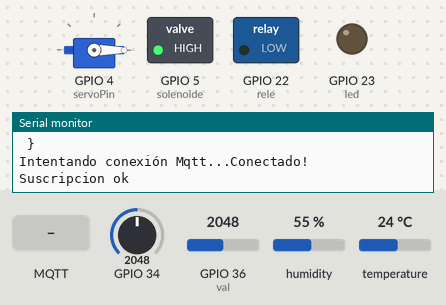
A sketch run on a simulated ESP32. On the bench: servo, switched loads named in the sketch (green lamp = pin HIGH), output pins drawn as LEDs (lit = HIGH), the last lines printed to the serial monitor. The test bench sets the inputs (shaded band); at power-on: GPIO 36 (val) = 2048, GPIO 34 = 2048, humidity 55 %, temperature 24 °C (analog values on the 0–4095 scale). WiFi joins after 1.5 s; servers stay silent unless stated; random numbers use the default seed unless the sketch sets one; no MQTT or app messages arrive unless stated.

Above: at 2.7 s.
2.8 s: MQTT message "sueloD" arrives on the first subscribed topic
12.1 s: GPIO 36 (val) set to 2866
At 16.0 s:
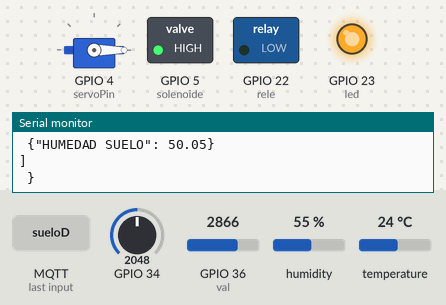
20.4 s: GPIO 36 (val) set to 2829
29.8 s: GPIO 36 (val) set to 2726
At 41.8 s:
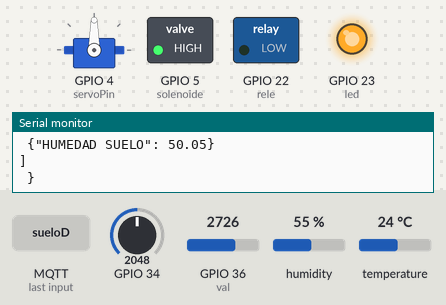
42.1 s: GPIO 36 (val) set to 3972
At 44.4 s:
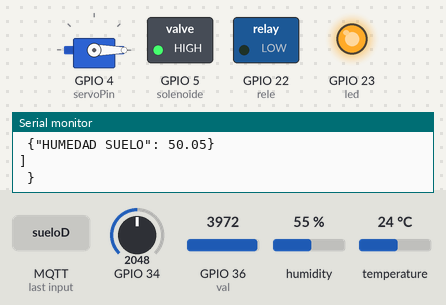
50.4 s: GPIO 36 (val) set to 1228
At 61.4 s:
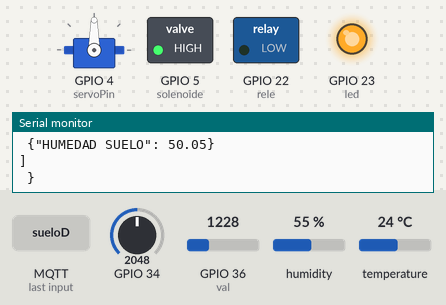
Timing chart, 0 to 62.9 s (numbered marks = the images above; inputs shaded):
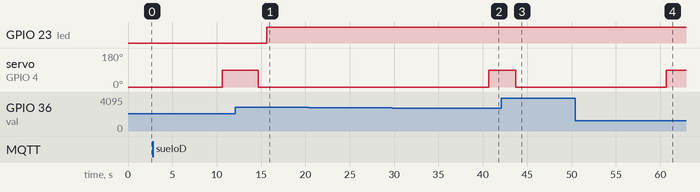

The sketch:

PROYEC_FINAL.ino
```cpp
#include "ESP32_MailClient.h"
#include <Arduino.h>
#include <ThingSpeak.h>
#include <WiFi.h>
#include <PubSubClient.h>
#include <ESP32Servo.h>
#include <DHT.h>
#include <SoftwareSerial.h>
#include <FirebaseESP32.h>
SoftwareSerial conexion;
SMTPData datosSMTP;
Servo servomotor;
int led= 23;
bool bandera=false;
int val = 36;
int humedad=34;
int x;
String estado;
String clima;//PUERTA
String json;
int pos = 0;
int servoPin = 4;
int rele= 22;
int solenoide= 5;
# define SENSOR  2
# define CHANNEL_ID 1406892
# define CHANNEL_API_KEY "70MDO0JV6ZY92CBG"
# define FIREBASE_HOST "https://proyecto-iot-b5e84-default-rtdb.firebaseio.com/"
# define FIREBASE_AUTH "IflCqk03eivSxzhDKS8I2u9j7uE18K46U4HL8Zzl"
# define FIREBASE_SSID "Hogar"
# define FIREBASE_PASSWORD "195EDF8FD198D"
FirebaseData firebaseData;
String nodo= "/SENSORES";
bool iterar= true;
DHT dht(SENSOR,DHT11);
int T;
int H;
float ecuacion;
String GeneralPub;
String tanque;
String temperatura;
//**************************************
//*********** MQTT CONFIG **************
//**************************************
const char *mqtt_server = "ioticos.org";
const int mqtt_port = 1883;
const char *mqtt_user = "JbijC8Kc7JIoC4b";
const char *mqtt_pass = "8uTw7r1B26X2LHo";
const char *root_topic_subscribe = "VrAeLdmvqtf9RRe/in";
const char *root_topic_publish = "VrAeLdmvqtf9RRe/outgen";
const char *root_topic_publish_tanque = "VrAeLdmvqtf9RRe/tanque";
const char *root_topic_publish_hum = "VrAeLdmvqtf9RRe/tem";


//**************************************
//*********** WIFICONFIG ***************
//**************************************
const char* ssid = "Hogar";
const char* password =  "195EDF8FD198D";


//**************************************
//*********** GLOBALES   ***************
//**************************************
WiFiClient espClient;
WiFiClient Client;
PubSubClient client(espClient);
char msg[100];
char msg_tanque[25];
char msg_tem[25];


//************************
//** F U N C I O N E S ***
//************************
void callback(char* topic, byte* payload, unsigned int length);
void reconnect();
void setup_wifi();

void setup()
{
  ThingSpeak.begin(Client);
  analogReadResolution(10);
   estado="Cerrado";
   clima="NO Lluvia";
  servomotor.write(0);
  dht.begin();
  // Allow allocation of all timers
  ESP32PWM::allocateTimer(0);
  ESP32PWM::allocateTimer(1);
  ESP32PWM::allocateTimer(2);
  ESP32PWM::allocateTimer(3);
  servomotor.setPeriodHertz(50);    // standard 50 hz servo
  servomotor.attach(servoPin, 500, 2400);
  pinMode(rele, OUTPUT);
  pinMode(solenoide, OUTPUT);
  pinMode(val, INPUT);
  pinMode(led, OUTPUT);
  digitalWrite(rele, 0);
  digitalWrite(led, 0);
  digitalWrite(solenoide, 1);
  Serial.begin(9600);
  conexion.begin(9600);
  setup_wifi();
  client.setServer(mqtt_server, mqtt_port);
  client.setCallback(callback);

  Firebase.begin(FIREBASE_HOST, FIREBASE_AUTH);
}

void loop()
{
  json="{\n \"PROYECTO\": IOT\n \"DOMOTICA\": CONTROL\n \"SENSORES\": [\n{\"TEMPERATURA\": "+String(T) +"}\n {\"HUMEDAD\": "+String(H) +"}\n {\"CLIMA\": "+String(val) +"}\n {\"HUMEDAD SUELO\": "+String(ecuacion) +"}\n]\n }";//JSON**************JSON
  Serial.println(json);

  if (!client.connected())
  {
    reconnect();
  }

  if (client.connected())
  {


  T= dht.readTemperature();
  H= dht.readHumidity();
  ThingSpeak.setField(1,T);
  ThingSpeak.setField(2,H);
  ThingSpeak.setField(3,val);
  ThingSpeak.setField(4,ecuacion);
  ThingSpeak.writeFields(CHANNEL_ID,CHANNEL_API_KEY);
  iterar= true;
   while(iterar)
  {

    /*
    //LEER DATOS
    Firebase.getInt(firebaseData, nodo + "/TEMPERATURA");
    Serial.println(firebaseData.intData());
    delay(250);
    Firebase.getInt(firebaseData, nodo + "/LLUVIA");
    Serial.println(firebaseData.intData());
    delay(250);
    */


 Firebase.setInt(firebaseData, nodo + "/Humedad-Ambiente: ", H);
    //Serial.println(firebaseData.intData());
 Firebase.setInt(firebaseData, nodo + "/Temperatura: ", T);
    //Serial.println(firebaseData.intData());
  Firebase.setInt(firebaseData, nodo + "/Clima: ", val);
    //Serial.println(firebaseData.intData());
    Firebase.setInt(firebaseData, nodo + "/Humedad-Suelo: ", ecuacion);
    iterar=false;
    //Firebase.end(firebaseData);
  }

  //H= dht.readHumidity();
  if(T>x && x>20)
  {
    correoVentilador();
    digitalWrite(rele, 1);
  }

  if(T<x && x>20)
  {
    digitalWrite(rele, 0);
  }


humedad = analogRead(34);//HUMEDAD SUELO
ecuacion=(humedad/1023.0)*100;
//Serial.println(ecuacion);
val = analogRead(36);//LLUVIA

  if(val<700)//LLUVIA*******************LLUVIA*************LLUVIA**********************
  {
    correolluvia();
    clima="Lluvia";
    servomotor.write(90);
    delay(1000);
  }

 else if(val>700)//NO LLUVIA*******************NO LLUVIA************* NO LLUVIA**********************
 {
  clima="NO Lluvia";
  servomotor.write(0);
  delay(1000);
 }

 if(ecuacion<=25 && bandera==1)//DATOS BASADOS EN PLANTA CON*************RIEGO**************RIEGO**************
 {
  digitalWrite(led, 0);
 }
 if(ecuacion>25 && bandera==1 )//SE ACTIVARA UNA BOMBA SIMULADA POR LED*******RIEGO**************RIEGO**************
 {
  digitalWrite(led, 1);
 }
    if(bandera==0)
    {
    delay(1000);
    GeneralPub ="Temperatura: "+String(T)+"*****"+"Clima: "+String(clima);
    GeneralPub.toCharArray(msg,100);
    client.publish(root_topic_publish,msg);
    }
    if(bandera==1)
    {
    delay(1000);
    GeneralPub ="Temperatura: "+String(T)+"*****"+"Clima: "+String(clima)+"*****"+"Sensor-Humedad: "+(ecuacion);
    GeneralPub.toCharArray(msg,100);
    client.publish(root_topic_publish,msg);
    }

    tanque ="Clima: "+String(clima);
    tanque.toCharArray(msg_tanque,25);
    client.publish(root_topic_publish_tanque,msg_tanque);

    temperatura ="Temperatura: "+String(T);
    temperatura.toCharArray(msg_tem,25);
    client.publish(root_topic_publish_hum,msg_tem);

  }
  client.loop();

}


//*****************************
//***    CONEXION WIFI      ***
//*****************************
void setup_wifi(){
  delay(10);
  // Nos conectamos a nuestra red Wifi
  Serial.println();
  Serial.print("Conectando a ssid: ");
  Serial.println(ssid);

  WiFi.begin(ssid, password);

  while (WiFi.status() != WL_CONNECTED) {
    delay(500);
    Serial.print(".");
  }

  Serial.println("");
  Serial.println("Conectado a red WiFi!");
  Serial.println("Dirección IP: ");
  Serial.println(WiFi.localIP());
}


//*****************************
//***    CONEXION MQTT      ***
//*****************************

void reconnect()
{

  while (!client.connected()) {
    Serial.print("Intentando conexión Mqtt...");
    // Creamos un cliente ID
    String clientId = "IOTICOS_H_W_";
    clientId += String(random(0xffff), HEX);
    // Intentamos conectar
    if (client.connect(clientId.c_str(),mqtt_user,mqtt_pass)) {
      Serial.println("Conectado!");
      // Nos suscribimos
      if(client.subscribe(root_topic_subscribe)){
        Serial.println("Suscripcion ok");
      }else{
        Serial.println("fallo Suscripciión");
      }
    } else {
      Serial.print("falló :( con error -> ");
      Serial.print(client.state());
      Serial.println(" Intentamos de nuevo en 5 segundos");
      delay(5000);
    }
  }
}


//*****************************
//***       CALLBACK        ***
//*****************************

void callback(char* topic, byte* payload, unsigned int length)
{
  String incoming = "";
  Serial.print("Mensaje recibido desde -> ");
  Serial.print(topic);
  Serial.println("");
  for (int i = 0; i < length; i++)
  {
    incoming += (char)payload[i];
  }
  incoming.trim();
  Serial.println("Mensaje -> " + incoming);

  x = incoming.toInt();


   if(incoming=="sueloD")
   {
    bandera=true;
    delay(1000);
   }

 if(incoming=="sueloU")
   {
    digitalWrite(led, 0);
    bandera=false;
    delay(1000);
   }


}


//*****************************
//***       CORREO ABRIR PUERTA       ***
//*****************************
void correolluvia()
{
//Configuración del servidor de correo electrónico SMTP, host, puerto, cuenta y contraseña
datosSMTP.setLogin("smtp.gmail.com", 465, "lab3iot@gmail.com", "IOT_PRU*.OBJ89_i");
// Establecer el nombre del remitente y el correo electrónico
datosSMTP.setSender("CENTROL DE CONTROL", "HOGAR");
// Establezca la prioridad o importancia del correo electrónico High, Normal, Low o 1 a 5 (1 es el más alto)
datosSMTP.setPriority("High");
// Establecer el asunto
datosSMTP.setSubject("ATENCION");
// Establece el mensaje de correo electrónico en formato de texto (sin formato)
datosSMTP.setMessage("LLENANDO TANQUE", false);
// Agregar destinatarios, se puede agregar más de un destinatario
datosSMTP.addRecipient("oscarivan@unisangil.edu.co");
 //Comience a enviar correo electrónico.
if (!MailClient.sendMail(datosSMTP))
Serial.println("Error enviando el correo, " + MailClient.smtpErrorReason());
//Borrar todos los datos del objeto datosSMTP para liberar memoria
datosSMTP.empty();
delay(7000);
}


//*****************************
//***       CORREO VENTILADOR       ***
//*****************************
void correoVentilador()
{
//Configuración del servidor de correo electrónico SMTP, host, puerto, cuenta y contraseña
datosSMTP.setLogin("smtp.gmail.com", 465, "lab3iot@gmail.com", "IOT_PRU*.OBJ89_i");
// Establecer el nombre del remitente y el correo electrónico
datosSMTP.setSender("CENTROL DE CONTROL", "lab3iot@gmail.com");
// Establezca la prioridad o importancia del correo electrónico High, Normal, Low o 1 a 5 (1 es el más alto)
datosSMTP.setPriority("High");
// Establecer el asunto
datosSMTP.setSubject("MONITOREO");
// Establece el mensaje de correo electrónico en formato de texto (sin formato)
datosSMTP.setMessage("VENTILADOR ENCENDIDO", false);
// Agregar destinatarios, se puede agregar más de un destinatario
datosSMTP.addRecipient("oscarivan@unisangil.edu.co");
 //Comience a enviar correo electrónico.
if (!MailClient.sendMail(datosSMTP))
Serial.println("Error enviando el correo, " + MailClient.smtpErrorReason());
//Borrar todos los datos del objeto datosSMTP para liberar memoria
datosSMTP.empty();
delay(5000);
}
```

Measured:
- the behaviour switches between 2800 and 2799 on GPIO 36 (val) (found by bisection; images 1 and 2)
- after the input at 12.1 s, GPIO 23 (led): LOW → HIGH after 3.6 s; servo on GPIO 4 (servoPin): 90° → 0° after 2.6 s
- after the input at 29.8 s, servo on GPIO 4 (servoPin): 0° → 90° after 10.9 s
- after the input at 42.1 s, servo on GPIO 4 (servoPin): 90° → 0° after 1.6 s
- after the input at 50.4 s, servo on GPIO 4 (servoPin): 0° → 90° after 10.3 s
